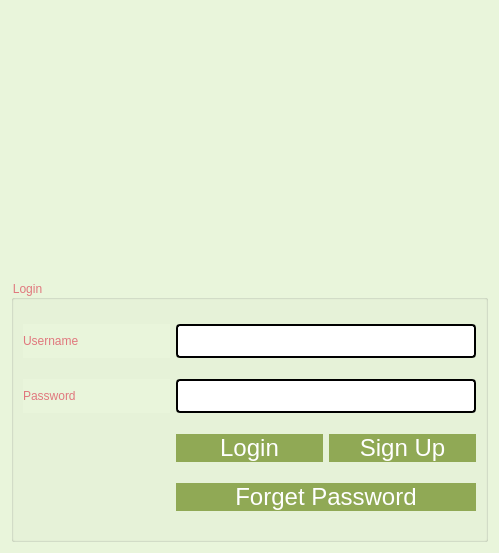
<?xml version="1.0" encoding="UTF-8"?>
<ui version="4.0">
 <class>Login</class>
 <widget class="QDialog" name="Login">
  <property name="geometry">
   <rect>
    <x>0</x>
    <y>0</y>
    <width>499</width>
    <height>553</height>
   </rect>
  </property>
  <property name="windowTitle">
   <string>Dialog</string>
  </property>
  <property name="styleSheet">
   <string notr="true">background-color:#e9f5db;</string>
  </property>
  <layout class="QVBoxLayout" name="verticalLayout">
   <item>
    <layout class="QHBoxLayout" name="horizontalLayout_2">
     <item>
      <spacer name="horizontalSpacer_3">
       <property name="orientation">
        <enum>Qt::Horizontal</enum>
       </property>
       <property name="sizeHint" stdset="0">
        <size>
         <width>138</width>
         <height>20</height>
        </size>
       </property>
      </spacer>
     </item>
     <item>
      <widget class="QLabel" name="label_5">
       <property name="text">
        <string>&lt;html&gt;&lt;head/&gt;&lt;body&gt;&lt;p&gt;&lt;img src=&quot;:/froggy.png&quot;/&gt;&lt;/p&gt;&lt;/body&gt;&lt;/html&gt;</string>
       </property>
       <property name="pixmap">
        <pixmap resource="icons.qrc">:/login-book.png</pixmap>
       </property>
      </widget>
     </item>
     <item>
      <spacer name="horizontalSpacer_4">
       <property name="orientation">
        <enum>Qt::Horizontal</enum>
       </property>
       <property name="sizeHint" stdset="0">
        <size>
         <width>128</width>
         <height>20</height>
        </size>
       </property>
      </spacer>
     </item>
    </layout>
   </item>
   <item>
    <widget class="QGroupBox" name="loginGroup">
     <property name="styleSheet">
      <string notr="true">font: 16pt &quot;georgia&quot;;
border-color: #007200;
color: #e0777d;
background-color:#e9f5db;</string>
     </property>
     <property name="title">
      <string>Login</string>
     </property>
     <layout class="QGridLayout" name="gridLayout_2">
      <item row="0" column="0">
       <widget class="QLabel" name="label_7">
        <property name="styleSheet">
         <string notr="true">font: 14pt &quot;georgia&quot;;</string>
        </property>
        <property name="text">
         <string>Username</string>
        </property>
       </widget>
      </item>
      <item row="2" column="2">
       <widget class="QPushButton" name="signUpButton">
        <property name="styleSheet">
         <string notr="true">QPushButton{
border-radius:15px;

padding : 0 4px;
background: #90a955;
border -radius:15px;
color: rgb(255, 255, 255);
font: 24px;
}
QPushButton:hover:!pressed

{
background:#57cc99;
}
QToolButton
{

border-radius:10px;
bacground:red;
color:red;
}

QPushButton:pressed
{
              font-size: 19px;
              transition: 0.9s; 
}</string>
        </property>
        <property name="text">
         <string>Sign Up</string>
        </property>
       </widget>
      </item>
      <item row="3" column="1" colspan="2">
       <widget class="QPushButton" name="forgetPasswdBtn">
        <property name="focusPolicy">
         <enum>Qt::ClickFocus</enum>
        </property>
        <property name="styleSheet">
         <string notr="true">QPushButton{
border-radius:15px;

padding : 0 4px;
background: #90a955;
border -radius:15px;
color: rgb(255, 255, 255);
font: 24px;
}
QPushButton:hover:!pressed

{
background:#57cc99;
}
QToolButton
{

border-radius:10px;
bacground:red;
color:red;
}

QPushButton:pressed
{
              font-size: 19px;
              transition: 0.9s; 
}</string>
        </property>
        <property name="text">
         <string>Forget Password</string>
        </property>
       </widget>
      </item>
      <item row="0" column="1" colspan="2">
       <widget class="QLineEdit" name="username">
        <property name="styleSheet">
         <string notr="true">QLineEdit{
	background-color: rgb(255, 255, 255);
	 border: 2px  solid;
     border-radius: 4px;
	font: 24px
}</string>
        </property>
       </widget>
      </item>
      <item row="1" column="0">
       <widget class="QLabel" name="label_6">
        <property name="styleSheet">
         <string notr="true">font: 14pt &quot;georgia&quot;;</string>
        </property>
        <property name="text">
         <string>Password</string>
        </property>
       </widget>
      </item>
      <item row="1" column="1" colspan="2">
       <widget class="QLineEdit" name="password">
        <property name="styleSheet">
         <string notr="true">QLineEdit{
	background-color: rgb(255, 255, 255);
	 border: 2px  solid;
     border-radius: 4px;
	font:24px
}</string>
        </property>
        <property name="echoMode">
         <enum>QLineEdit::Password</enum>
        </property>
       </widget>
      </item>
      <item row="2" column="1">
       <widget class="QPushButton" name="loginButton">
        <property name="mouseTracking">
         <bool>true</bool>
        </property>
        <property name="styleSheet">
         <string notr="true">QPushButton{
border-radius:15px;

padding : 0 4px;
background: #90a955;
border -radius:15px;
color: rgb(255, 255, 255);
font: 24px;
}
QPushButton:hover:!pressed

{
background:#57cc99;
}
QToolButton
{

border-radius:10px;
bacground:red;
color:red;
}

QPushButton:pressed
{
              font-size: 19px;
              transition: 0.9s; 
}</string>
        </property>
        <property name="text">
         <string>Login</string>
        </property>
        <property name="autoDefault">
         <bool>true</bool>
        </property>
        <property name="default">
         <bool>false</bool>
        </property>
       </widget>
      </item>
     </layout>
    </widget>
   </item>
  </layout>
 </widget>
 <resources>
  <include location="icons.qrc"/>
 </resources>
 <connections/>
</ui>
